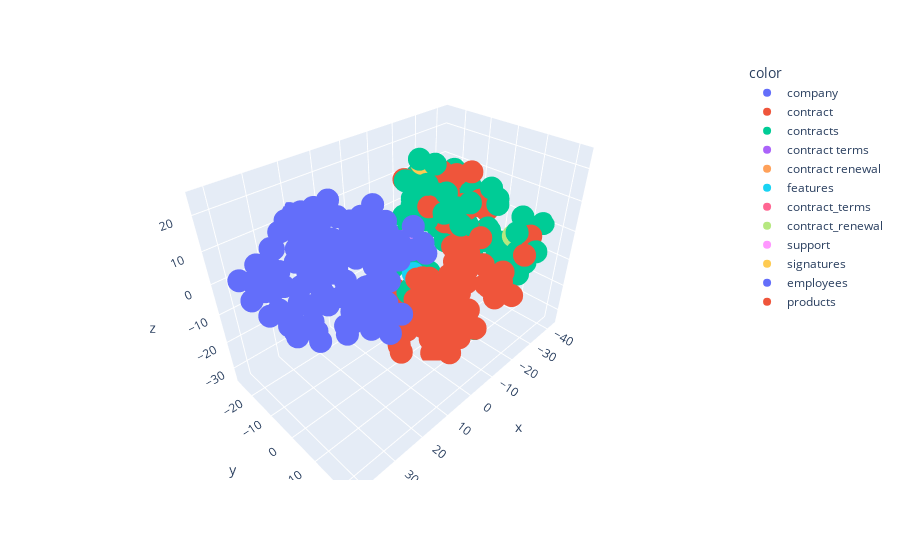

Notebook code for this chart:
### Code cell
tsne = TSNE(n_components=3,random_state=42)
reduced_vectors = tsne.fit_transform(vectors)
doc_type = [m["type"] for m in metadatas]

hover_text = [f"Text:{t[:100]}" for t in documents]
er = ex.scatter_3d(
  x=reduced_vectors[:,0],
  y=reduced_vectors[:,1],
  z=reduced_vectors[:,2],
  color=doc_type,
  hover_data = {"text":hover_text}
)

er.show()
